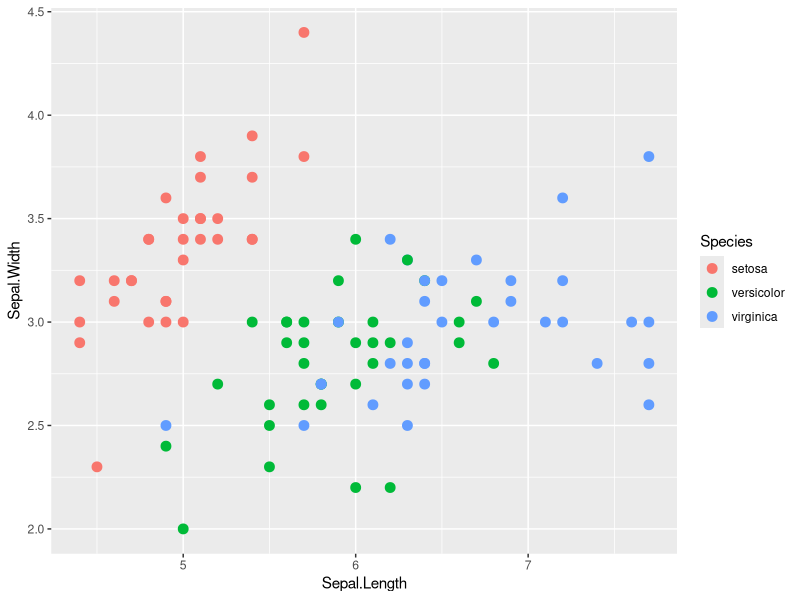
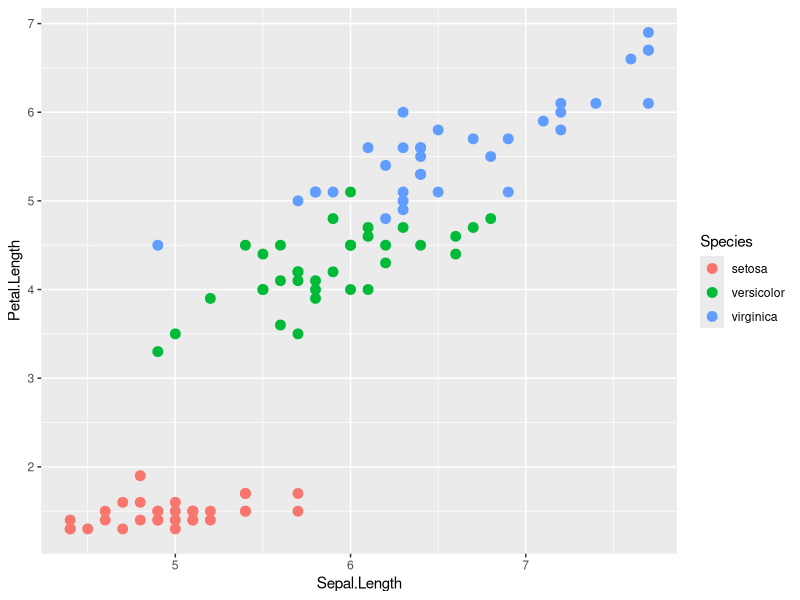
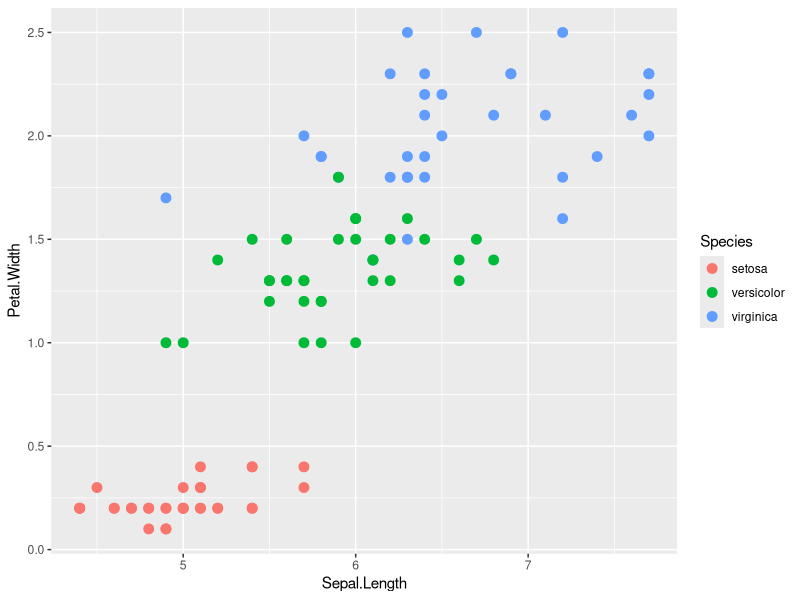
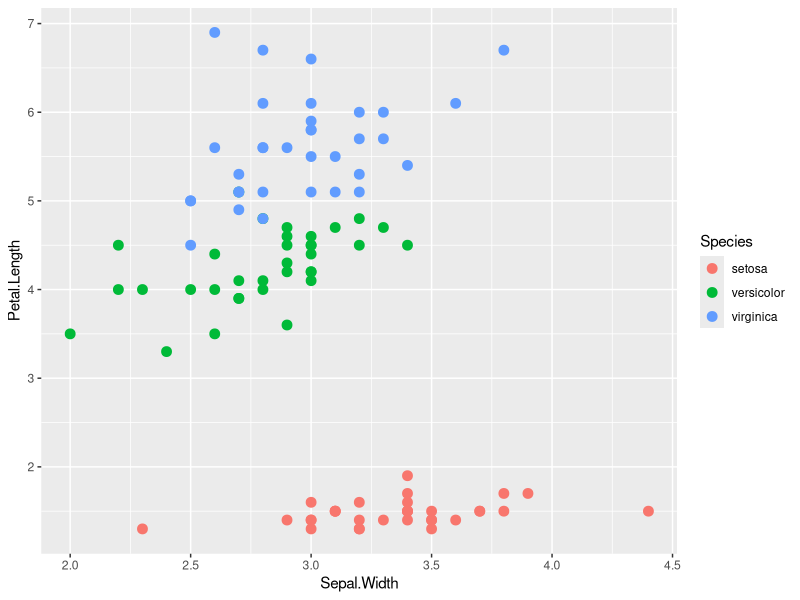
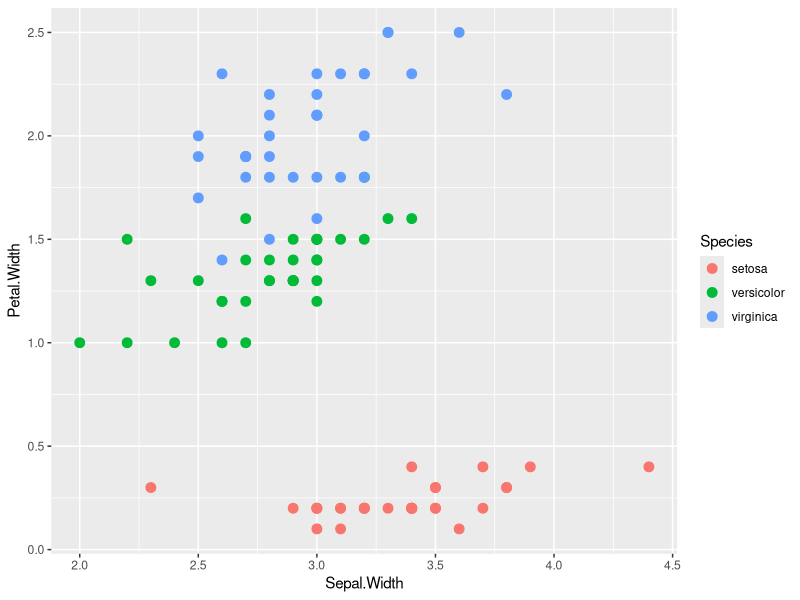
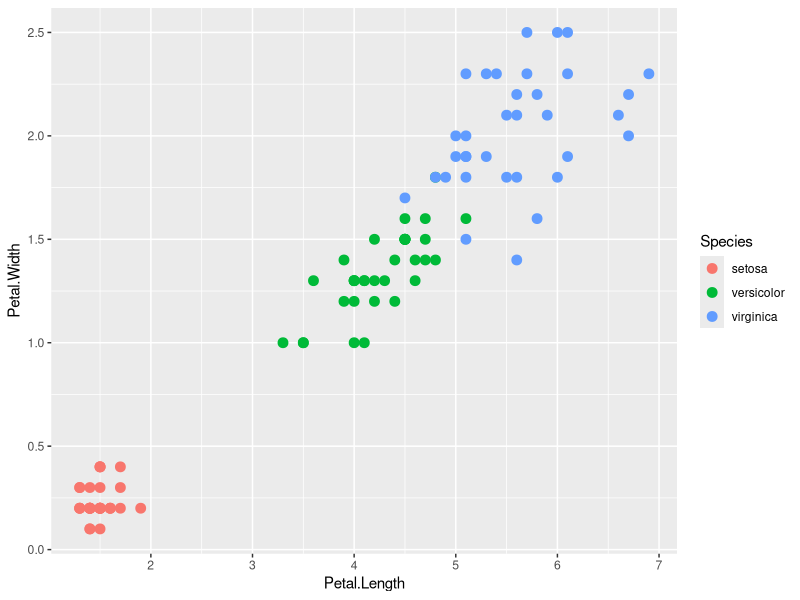

Source code (R) for these figures, in order: (Note: this script raises an error after producing the figures.)
# Iris example
# Predicting Species from Sepal.Length, Sepal.Width, Petal.Length and Petal.Width

#======================================================================================================
# Load packages

lapply(c("data.table", "ggplot2", "xgboost"), require, character.only=T)

#======================================================================================================
# Load data

# Convert iris to a data.table object to make it easier to work with (although this isn't necessary)
iris <- data.table(iris)

#--------------------------------------------------
# Separate into train and test sets

set.seed(2016)
trainIDs <- sample(nrow(iris), 100)
train <- iris[trainIDs]
test <- iris[!trainIDs]

#======================================================================================================
# Explore

#--------------------------------------------------
# Overall distribution of Species

train[, list(.N, Pcnt=.N/nrow(train)), keyby=Species]

#--------------------------------------------------
# A vs B vs Species

# Sepal.Length vs Sepal.Width
ggplot(train, aes(x=Sepal.Length, y=Sepal.Width, color=Species))+geom_point(size=3)

# Sepal.Length vs Petal.Length
ggplot(train, aes(x=Sepal.Length, y=Petal.Length, color=Species))+geom_point(size=3)

# Sepal.Length vs Petal.Width
ggplot(train, aes(x=Sepal.Length, y=Petal.Width, color=Species))+geom_point(size=3)

# Sepal.Width vs Petal.Length
ggplot(train, aes(x=Sepal.Width, y=Petal.Length, color=Species))+geom_point(size=3)

# Sepal.Width vs Petal.Width
ggplot(train, aes(x=Sepal.Width, y=Petal.Width, color=Species))+geom_point(size=3)

# Petal.Length vs Petal.Width
ggplot(train, aes(x=Petal.Length, y=Petal.Width, color=Species))+geom_point(size=3)


#======================================================================================================
# xgboost

#--------------------------------------------------
# Prep data

# Build matrix of training features
train_X <- as.matrix(train[, !"Species", with=FALSE])

# Build 1-column matrix of training samples (convert labels to 0, 1, ...)
train_y <- as.matrix(as.integer(train$Species)-1)  # (setosa=0, versicolor=1, virginica=2)

#--------------------------------------------------
# Train model

bst <- xgboost(data=train_X, label=train_y, max.depth=2, eta=1, nround=10, nthread=2, num_class=3, objective="multi:softprob")

#======================================================================================================
# Predict

#--------------------------------------------------
# Pred data

# Build matrix of test features
test_X <- as.matrix(test[, !"Species", with=FALSE])

#--------------------------------------------------
# Get predictions

probas <- predict(bst, test_X)  # predicted probabilities. (Prob(setosa)  = e[1, 4, 7, ...], Prob(versicolor)  = e[2, 5, 8, ...], ...)
preds <- data.table(Setosa=probas[seq(1, nrow(test))*3 - 2], Versicolor=probas[seq(1, nrow(test))*3 - 1], Virginica=probas[seq(1, nrow(test))*3 - 0])
preds[, Prediction := which.max(c(Setosa, Versicolor, Virginica)), by=seq_len(nrow(preds))]
preds[, Prediction := factor(levels(train$Species)[Prediction])]

#--------------------------------------------------
# Compare predictions to true results

results <- cbind(test, preds)
results

#--------------------------------------------------
# Feature importance

importance_matrix <- xgb.importance(model = bst, colnames(train_X))
importance_matrix
